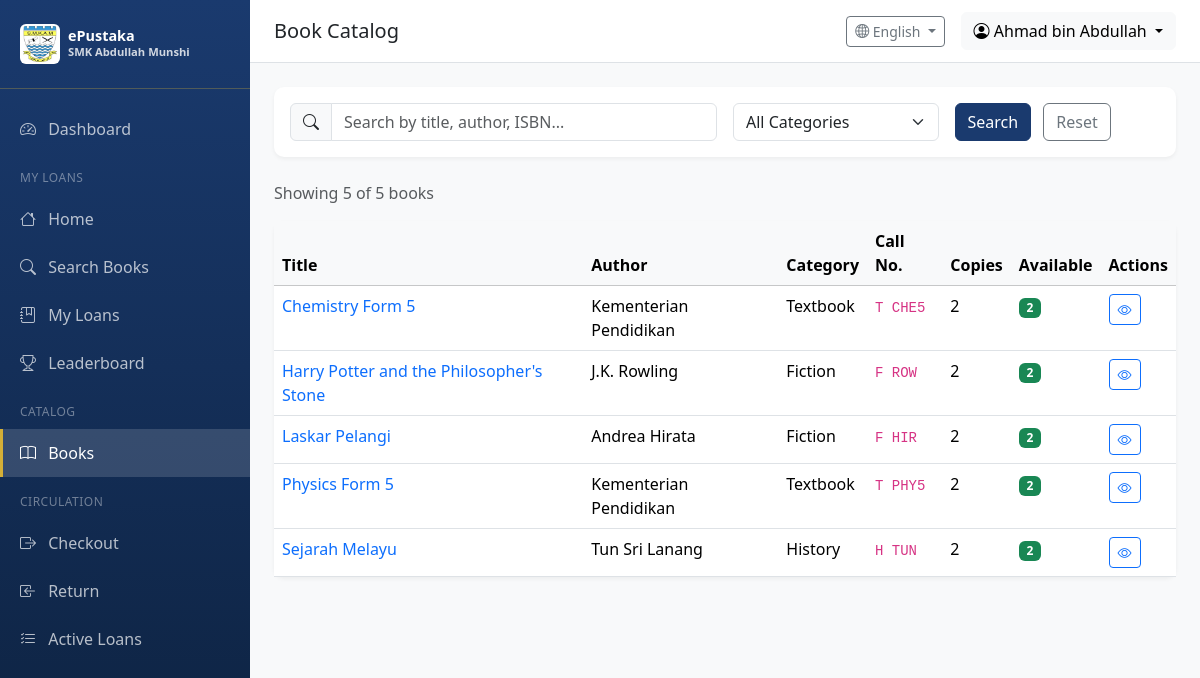
Page /catalog/ (signed in) on the committed database.
### app/models/user.py (models this page shows, shortened)
class User(UserMixin, db.Model):
    __tablename__ = 'users'
    id = db.Column(db.Integer, primary_key=True)
    username = db.Column(db.String(64), unique=True, nullable=False, index=True)
    email = db.Column(db.String(120), unique=True, nullable=False, index=True)
    password_hash = db.Column(db.String(256), nullable=False)
    full_name = db.Column(db.String(128))
    is_active = db.Column(db.Boolean, default=True)
    role_id = db.Column(db.Integer, db.ForeignKey('roles.id'))
    created_at = db.Column(db.DateTime, default=datetime.utcnow)
    updated_at = db.Column(db.DateTime, default=datetime.utcnow, onupdate=datetime.utcnow)
    last_login = db.Column(db.DateTime)
    def can(self, perm):
        return self.role is not None and self.role.has_permission(perm)

### app/models/catalog.py (models this page shows, shortened)
class Book(db.Model):
    __tablename__ = 'books'
    id = db.Column(db.Integer, primary_key=True)
    title = db.Column(db.String(256), nullable=False, index=True)
    author = db.Column(db.String(256), index=True)
    isbn = db.Column(db.String(20), index=True)
    publisher = db.Column(db.String(128))
    publication_year = db.Column(db.Integer)
    edition = db.Column(db.String(32))
    category = db.Column(db.String(64), index=True)  # e.g., Fiction, Science, History
    call_number = db.Column(db.String(32), index=True)  # Library classification
    subject = db.Column(db.String(128))
    language = db.Column(db.String(32), default='Malay')
    description = db.Column(db.Text)
    page_count = db.Column(db.Integer)
    cover_image = db.Column(db.String(256))  # Path to cover image
    created_at = db.Column(db.DateTime, default=datetime.utcnow)
    updated_at = db.Column(db.DateTime, default=datetime.utcnow, onupdate=datetime.utcnow)
    copies = db.relationship('BookCopy', backref='book', lazy='dynamic', cascade='all, delete-orphan')
    @property
    def total_copies(self):
        return self.copies.count()
    @property
    def available_copies(self):
        return self.copies.filter(BookCopy.status == CopyStatus.AVAILABLE.value).count()

### app/routes/catalog.py (the view, shortened to what this page needs)
@catalog_bp.route('/')
@login_required
def index():
    page = request.args.get('page', 1, type=int)
    per_page = 20
    query = Book.query
    search = request.args.get('search', '').strip()
    category = request.args.get('category', '')
    if category:
        query = query.filter(Book.category == category)
    categories = db.session.query(Book.category).distinct().filter(Book.category.isnot(None)).all()
    categories = [c[0] for c in categories if c[0]]
    books = query.order_by(Book.title).paginate(page=page, per_page=per_page)
    return render_template('catalog/index.html',
                          books=books,
                          search=search,
                          category=category,
                          categories=categories)

### app/models/user.py (called while the page is built)
@login_manager.user_loader
def load_user(user_id):
    return User.query.get(int(user_id))

    def has_permission(self, perm):
        return self.permissions & perm == perm

### app/utils/i18n.py (called while the page is built)
def get_language() -> str:
    try:
        return session.get('language', DEFAULT_LANGUAGE)
    except RuntimeError:
        return DEFAULT_LANGUAGE

def get_text(key: str, lang: str = None) -> str:
    if lang is None:
        lang = get_language()
    if key in TRANSLATIONS:
        trans = TRANSLATIONS[key]
        if lang in trans:
            return trans[lang]
        elif DEFAULT_LANGUAGE in trans:
            return trans[DEFAULT_LANGUAGE]
    return key.replace('_', ' ').title()

def register_i18n(app):
    @app.context_processor
    def inject_i18n():
        return {
            't': get_text,
            'get_text': get_text,
            'current_language': get_language(),
            'languages': LANGUAGES
        }
    @app.route('/set-language/<lang_code>')
    def set_lang(lang_code):
        """Route to change language."""
        from flask import redirect, request
        set_language(lang_code)
        return redirect(request.referrer or '/')

### app/templates/catalog/index.html (shortened to what this page needs)
{% extends "base.html" %}
{% block page_title %}Book Catalog{% endblock %}
{% block content %}
<div class="card table-card mb-4">
    <div class="card-body">
        <form method="GET" class="row g-3">
            <div class="col-md-6">
                <div class="input-group">
                    <span class="input-group-text"><i class="bi bi-search"></i></span>
                    <input type="text" class="form-control" name="search" placeholder="Search by title, author, ISBN..." value="{{ search }}">
                </div>
            </div>
            <div class="col-md-3">
                <select class="form-select" name="category">
                    <option value="">All Categories</option>
                </select>
            </div>
            <div class="col-md-3">
                <button type="submit" class="btn btn-primary me-2">Search</button>
                <a href="{{ url_for('catalog.index') }}" class="btn btn-outline-secondary">Reset</a>
            </div>
        </form>
    </div>
</div>
<div class="d-flex justify-content-between align-items-center mb-3">
    <p class="text-muted mb-0">Showing {{ books.items|length }} of {{ books.total }} books</p>
</div>
<div class="card table-card">
    <div class="card-body p-0">
        <div class="table-responsive">
            <table class="table table-hover mb-0">
                <thead class="table-light">
                    <tr>
                        <th>Title</th>
                        <th>Author</th>
                        <th>Category</th>
                        <th>Call No.</th>
                        <th>Copies</th>
                        <th>Available</th>
                        <th>Actions</th>
                    </tr>
                </thead>
                <tbody>
                    {% for book in books.items %}
                    <tr>
                        <td>
                            <a href="{{ url_for('catalog.view_book', book_id=book.id) }}" class="text-decoration-none">
                                {{ book.title }}
                            </a>
                        </td>
                        <td>{{ book.author or '-' }}</td>
                        <td>{{ book.category or '-' }}</td>
                        <td><code>{{ book.call_number or '-' }}</code></td>
                        <td>{{ book.total_copies }}</td>
                        <td>
                            {% if book.available_copies > 0 %}
                                <span class="badge bg-success">{{ book.available_copies }}</span>
                            {% else %}
                                <span class="badge bg-secondary">0</span>
                            {% endif %}
                        </td>
                        <td>
                            <a href="{{ url_for('catalog.view_book', book_id=book.id) }}" class="btn btn-sm btn-outline-primary">
                                <i class="bi bi-eye"></i>
                            </a>
                        </td>
                    </tr>
                    {% else %}
                    <tr>
                        <td colspan="7" class="text-center text-muted py-4">No books found</td>
                    </tr>
                    {% endfor %}
                </tbody>
            </table>
        </div>
    </div>
</div>
{% endblock %}

### app/templates/base.html (shortened to what this page needs)
<!DOCTYPE html>
<html lang="en">
<head>
    <link href="https://cdn.jsdelivr.net/npm/bootstrap@5.3.2/dist/css/bootstrap.min.css" rel="stylesheet">
    <link href="https://cdn.jsdelivr.net/npm/bootstrap-icons@1.11.1/font/bootstrap-icons.css" rel="stylesheet">
</head>
<body>
    {% if current_user.is_authenticated %}
    <nav class="sidebar">
        <div class="sidebar-brand">
            <div class="d-flex align-items-center">
                <img src="{{ url_for('static', filename='images/Lencana_Sekolah_Menengah_Kebangsaan_Abdullah_Munshi.jpg') }}"
                     alt="SMK Abdullah Munshi"
                     class="me-2 rounded"
                     style="width: 40px; height: 40px; object-fit: contain; background: white; padding: 2px;">
                <div>
                    <div style="font-size: 0.9rem; line-height: 1.2;">ePustaka</div>
                    <div style="font-size: 0.7rem; opacity: 0.8;">SMK Abdullah Munshi</div>
                </div>
            </div>
        </div>
        <ul class="nav flex-column">
            <li class="nav-item">
                <a class="nav-link {% if request.endpoint == 'main.dashboard' %}active{% endif %}" href="{{ url_for('main.dashboard') }}">
                    <i class="bi bi-speedometer2"></i> {{ t('dashboard') }}
                </a>
            </li>
            {% if current_user.role and current_user.role.name == 'Student' %}
            <li class="sidebar-section">{{ t('my_loans') if current_language == 'en' else 'Portal Pelajar' }}</li>
            <li class="nav-item">
                <a class="nav-link {% if request.endpoint == 'student.index' %}active{% endif %}" href="{{ url_for('student.index') }}">
                    <i class="bi bi-house"></i> {{ 'Home' if current_language == 'en' else 'Portal Utama' }}
                </a>
            </li>
            <li class="nav-item">
                <a class="nav-link {% if request.endpoint == 'student.search_books' %}active{% endif %}" href="{{ url_for('student.search_books') }}">
                    <i class="bi bi-search"></i> {{ t('search_books') }}
                </a>
            </li>
            <li class="nav-item">
                <a class="nav-link {% if request.endpoint == 'student.my_loans' %}active{% endif %}" href="{{ url_for('student.my_loans') }}">
                    <i class="bi bi-journal-bookmark"></i> {{ t('my_loans') }}
                </a>
            </li>
            <li class="nav-item">
                <a class="nav-link {% if request.endpoint == 'student.leaderboard' %}active{% endif %}" href="{{ url_for('student.leaderboard') }}">
                    <i class="bi bi-trophy"></i> {{ t('leaderboard') }}
                </a>
            </li>
            {% endif %}
            {% if current_user.can(1) or current_user.can(2) %}
            <li class="sidebar-section">{{ t('catalog') }}</li>
            <li class="nav-item">
                <a class="nav-link {% if 'catalog' in request.endpoint %}active{% endif %}" href="{{ url_for('catalog.index') }}">
                    <i class="bi bi-book"></i> {{ t('books') }}
                </a>
            </li>
            <li class="sidebar-section">{{ t('circulation') }}</li>
            <li class="nav-item">
                <a class="nav-link {% if request.endpoint == 'circulation.checkout' %}active{% endif %}" href="{{ url_for('circulation.checkout') }}">
                    <i class="bi bi-box-arrow-right"></i> {{ t('checkout') }}
                </a>
            </li>
            <li class="nav-item">
                <a class="nav-link {% if request.endpoint == 'circulation.return_book' %}active{% endif %}" href="{{ url_for('circulation.return_book') }}">
                    <i class="bi bi-box-arrow-in-left"></i> {{ t('return') }}
                </a>
            </li>
            <li class="nav-item">
                <a class="nav-link {% if request.endpoint == 'circulation.active_loans' %}active{% endif %}" href="{{ url_for('circulation.active_loans') }}">
                    <i class="bi bi-list-check"></i> {{ t('active_loans') }}
                </a>
            </li>
            {% endif %}
        </ul>
    </nav>
    <div class="main-content">
        <nav class="top-navbar d-flex justify-content-between align-items-center">
            <div>
                <h5 class="mb-0">{% block page_title %}{{ t('dashboard') }}{% endblock %}</h5>
            </div>
            <div class="d-flex align-items-center gap-3">
                <div class="dropdown">
                    <button class="btn btn-outline-secondary btn-sm dropdown-toggle" type="button" data-bs-toggle="dropdown">
                        <i class="bi bi-globe2"></i> {{ languages.get(current_language, 'English') }}
                    </button>
                </div>
                <div class="dropdown">
                    <button class="btn btn-light dropdown-toggle" type="button" data-bs-toggle="dropdown">
                        <i class="bi bi-person-circle"></i> {{ current_user.full_name or current_user.username }}
                    </button>
                </div>
            </div>
        </nav>
        <div class="content-wrapper">
            {% block content %}{% endblock %}
        </div>
    </div>
    {% else %}
    {% block public_content %}{% endblock %}
    {% endif %}
</body>
</html>

### app/templates/base.html (style rules this page uses)
:root { --sidebar-width: 250px; --primary-color: #1a3a6e; --primary-dark: #0d2240; --accent-color: #d4af37; --accent-light: #f0d77a; }
body { min-height: 100vh; }
.sidebar { position: fixed; top: 0; left: 0; width: var(--sidebar-width); height: 100vh; background: linear-gradient(180deg, var(--primary-color) 0%, var(--primary-dark) 100%); padding-top: 1rem; overflow-y: auto; }
.sidebar .nav-link { color: rgba(255,255,255,0.7); padding: 0.75rem 1.25rem; border-radius: 0; }
.sidebar .nav-link:hover, .sidebar .nav-link.active { color: #fff; background: rgba(255,255,255,0.1); }
.sidebar .nav-link i { width: 24px; margin-right: 0.5rem; }
.sidebar-brand { color: #fff; font-size: 1.25rem; font-weight: 600; padding: 0.5rem 1.25rem 1.5rem; border-bottom: 1px solid rgba(255,255,255,0.1); margin-bottom: 1rem; }
.sidebar-section { color: rgba(255,255,255,0.4); font-size: 0.75rem; text-transform: uppercase; padding: 1rem 1.25rem 0.5rem; letter-spacing: 0.5px; }
.main-content { margin-left: var(--sidebar-width); min-height: 100vh; background: #f8f9fa; }
.top-navbar { background: #fff; border-bottom: 1px solid #dee2e6; padding: 0.75rem 1.5rem; }
.content-wrapper { padding: 1.5rem; }
.table-card { border: none; border-radius: 10px; box-shadow: 0 2px 4px rgba(0,0,0,0.05); }
.btn-primary { background-color: var(--primary-color); border-color: var(--primary-color); }
.sidebar .nav-link.active { background: rgba(255, 255, 255, 0.15); color: #fff; border-left: 3px solid var(--accent-color); padding-left: calc(1.25rem - 3px); }
.sidebar-brand { border-bottom-color: rgba(212, 175, 55, 0.3); }

### rows in the picture
User: full_name "Ahmad bin Abdullah"
Book: title "Chemistry Form 5", author "Kementerian Pendidikan", category "Textbook", call_number "T CHE5", total_copies "2", available_copies "2"
Book: title "Harry Potter and the Philosopher's Stone", author "J.K. Rowling", category "Fiction", call_number "F ROW", total_copies "2", available_copies "2"
Book: title "Laskar Pelangi", author "Andrea Hirata", category "Fiction", call_number "F HIR", total_copies "2", available_copies "2"
Book: title "Physics Form 5", author "Kementerian Pendidikan", category "Textbook", call_number "T PHY5", total_copies "2", available_copies "2"
Book: title "Sejarah Melayu", author "Tun Sri Lanang", category "History", call_number "H TUN", total_copies "2", available_copies "2"

### other values in the picture
{{ t('dashboard') }} "Dashboard"
{{ t('my_loans') if current_language == 'en' else 'Portal Pelajar' }} "MY LOANS"
{{ 'Home' if current_language == 'en' else 'Portal Utama' }} "Home"
{{ t('search_books') }} "Search Books"
{{ t('my_loans') }} "My Loans"
{{ t('leaderboard') }} "Leaderboard"
{{ t('catalog') }} "CATALOG"
{{ t('books') }} "Books"
{{ t('circulation') }} "CIRCULATION"
{{ t('checkout') }} "Checkout"
{{ t('return') }} "Return"
{{ t('active_loans') }} "Active Loans"
{{ languages.get(current_language, 'English') }} "English"
{{ books.items|length }} "5"
{{ books.total }} "5"
